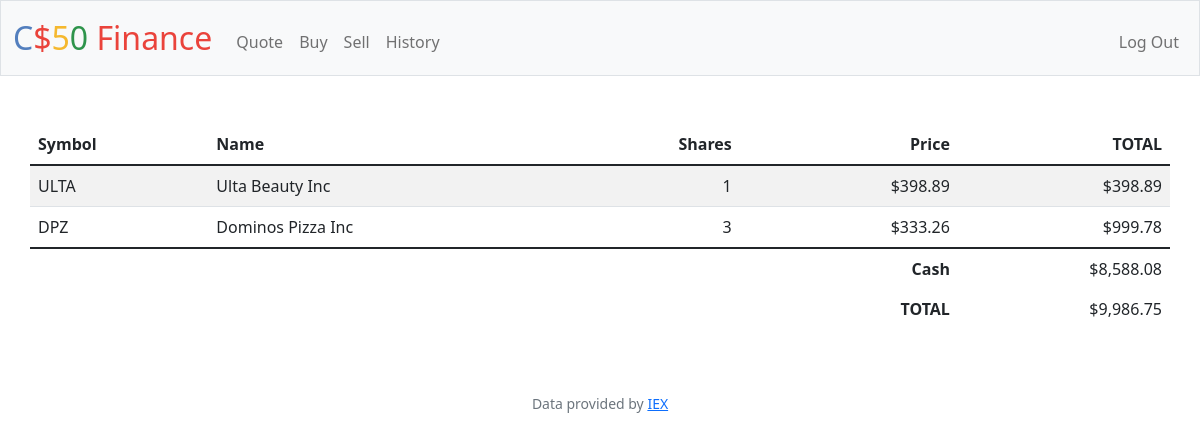
/ (signed in), run on the app's committed database.
### tables this page shows
CREATE TABLE 'portfolio' (
id int,
symbol text,
name text,
shares int,
price numeric
);

### app.py (the view)
@app.route("/")
@login_required
def index():
    id = session["user_id"]
    portfolio = db.execute("SELECT * FROM portfolio WHERE id = ?", id)
    balance = db.execute("SELECT cash FROM users WHERE id = ?", id)
    balance = balance[0]["cash"]
    total = 0
    for stock in portfolio:
        stock_total = stock["price"] * stock["shares"]
        total += float(stock_total)
    total += float(balance)
    total = usd(total)
    balance = usd(balance)
    return render_template("index.html", portfolio=portfolio, balance=balance, total=total)

### app.py (called while the page is built)
@app.after_request
def after_request(response):
    response.headers["Cache-Control"] = "no-cache, no-store, must-revalidate"
    response.headers["Expires"] = 0
    response.headers["Pragma"] = "no-cache"
    return response

### helpers.py (called while the page is built)
def login_required(f):
    @wraps(f)
    def decorated_function(*args, **kwargs):
        if session.get("user_id") is None:
            return redirect("/login")
        return f(*args, **kwargs)
    return decorated_function

def usd(value):
    return f"${value:,.2f}"

### templates/index.html (shortened to what this page needs)
{% extends "layout.html" %}
{% block main %}
    <table class="container py-5 text-center table table-striped">
        <thead>
            <tr>
                <th class="text-start">Symbol</th>
                <th class="text-start">Name</th>
                <th class="text-end">Shares</th>
                <th class="text-start"></th>
                <th class="text-end">Price</th>
                <th class="text-end">TOTAL</th>
            </tr>
        </thead>
        <tbody>
            {% for stock in portfolio %}
            <tr>
                <td class="text-start">{{ stock["symbol"] }}</td>
                <td class="text-start">{{ stock["name"] }}</td>
                <td class="text-end">{{ stock["shares"] }}</td>
                <td class="text-start">
                </td>
                <td class="text-end">${{ stock["price"] }}</td>
                <td class="text-end">${{ "%.2f"|format(stock["price"] * stock["shares"]) }}</td>
            </tr>
            {% endfor %}
        </tbody>
        <tfoot>
            <tr>
                <td class="border-0 fw-bold text-end" colspan="5">Cash</td>
                <td class="border-0 text-end">{{ balance }}</td>
            </tr>
            <tr>
                <td class="border-0 fw-bold text-end" colspan="5">TOTAL</td>
                <td class="border-0 text-end">{{ total }}</td>
            </tr>
        </tfoot>
    </table>
{% endblock %}

### templates/layout.html (shortened to what this page needs)
<!DOCTYPE html>
<html lang="en">
    <head>
        <link href="https://cdn.jsdelivr.net/npm/bootstrap@5.1.3/dist/css/bootstrap.min.css" rel="stylesheet">
        <link href="/static/styles.css" rel="stylesheet">
    </head>
    <body>
        <nav class="bg-light border navbar navbar-expand-md navbar-light">
            <div class="container-fluid">
                <a class="navbar-brand" href="/"><span class="blue">C</span><span class="red">$</span><span class="yellow">5</span><span class="green">0</span> <span class="red">Finance</span></a>
                <div class="collapse navbar-collapse" id="navbar">
                    {% if session["user_id"] %}
                        <ul class="navbar-nav me-auto mt-2">
                            <li class="nav-item"><a class="nav-link" href="/quote">Quote</a></li>
                            <li class="nav-item"><a class="nav-link" href="/buy">Buy</a></li>
                            <li class="nav-item"><a class="nav-link" href="/sell">Sell</a></li>
                            <li class="nav-item"><a class="nav-link" href="/history">History</a></li>
                        </ul>
                        <ul class="navbar-nav ms-auto mt-2">
                            <li class="nav-item"><a class="nav-link" href="/logout">Log Out</a></li>
                        </ul>
                    {% else %}
                        <ul class="navbar-nav ms-auto mt-2">
                            <li class="nav-item"><a class="nav-link" href="/register">Register</a></li>
                            <li class="nav-item"><a class="nav-link" href="/login">Log In</a></li>
                        </ul>
                    {% endif %}
                </div>
            </div>
        </nav>
        <main class="container-fluid py-5 text-center">
            {% block main %}{% endblock %}
        </main>
        <footer class="mb-5 small text-center text-muted">
            Data provided by <a href="https://iexcloud.io/">IEX</a>
        </footer>
    </body>
</html>

### static/styles.css (style rules this page uses)
nav .navbar-brand { font-size: xx-large; }
nav .navbar-brand .blue { color: #537fbe; }
nav .navbar-brand .red { color: #ea433b; }
nav .navbar-brand .yellow { color: #f5b82e; }
nav .navbar-brand .green { color: #2e944b; }

### data on the page
portfolio: symbol "ULTA", name "Ulta Beauty Inc", shares "1", price "398.89", stock['price']*stock['shares'] "398.89"
portfolio: symbol "DPZ", name "Dominos Pizza Inc", shares "3", price "333.26", stock['price']*stock['shares'] "999.78"

### other printed values
{{ balance }} "$8,588.08"
{{ total }} "$9,986.75"
